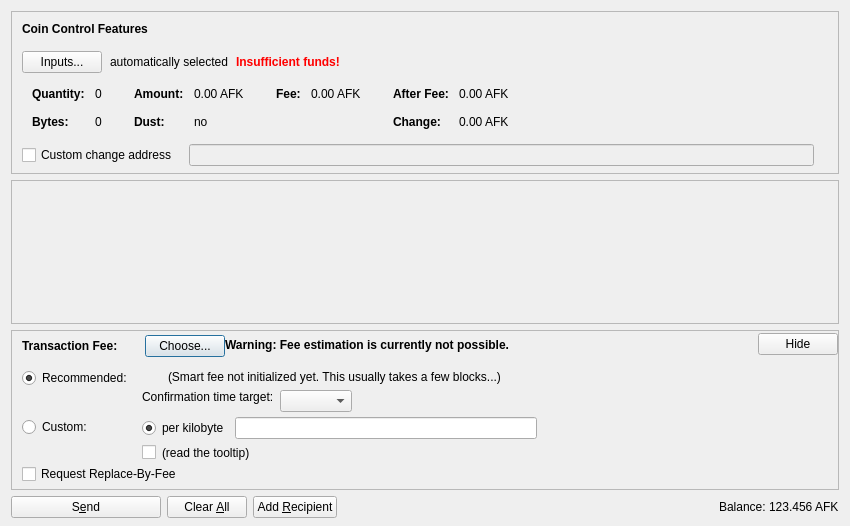
<?xml version="1.0" encoding="UTF-8"?>
<ui version="4.0">
 <class>SendCoinsDialog</class>
 <widget class="QDialog" name="SendCoinsDialog">
  <property name="geometry">
   <rect>
    <x>0</x>
    <y>0</y>
    <width>850</width>
    <height>526</height>
   </rect>
  </property>
  <property name="windowTitle">
   <string>Send Coins</string>
  </property>
  <layout class="QVBoxLayout" name="verticalLayout" stretch="0,1,0,0">
   <property name="bottomMargin">
    <number>8</number>
   </property>
   <item>
    <widget class="QFrame" name="frameCoinControl">
     <property name="sizePolicy">
      <sizepolicy hsizetype="Expanding" vsizetype="Expanding">
       <horstretch>0</horstretch>
       <verstretch>0</verstretch>
      </sizepolicy>
     </property>
     <property name="maximumSize">
      <size>
       <width>16777215</width>
       <height>16777215</height>
      </size>
     </property>
     <property name="frameShape">
      <enum>QFrame::StyledPanel</enum>
     </property>
     <property name="frameShadow">
      <enum>QFrame::Sunken</enum>
     </property>
     <layout class="QVBoxLayout" name="verticalLayoutCoinControl2">
      <property name="spacing">
       <number>0</number>
      </property>
      <property name="leftMargin">
       <number>0</number>
      </property>
      <property name="topMargin">
       <number>0</number>
      </property>
      <property name="rightMargin">
       <number>0</number>
      </property>
      <property name="bottomMargin">
       <number>6</number>
      </property>
      <item>
       <layout class="QVBoxLayout" name="verticalLayoutCoinControl" stretch="0,0,0,0,1">
        <property name="spacing">
         <number>0</number>
        </property>
        <property name="leftMargin">
         <number>10</number>
        </property>
        <property name="topMargin">
         <number>10</number>
        </property>
        <item>
         <layout class="QHBoxLayout" name="horizontalLayoutCoinControl1">
          <property name="bottomMargin">
           <number>15</number>
          </property>
          <item>
           <widget class="QLabel" name="labelCoinControlFeatures">
            <property name="sizePolicy">
             <sizepolicy hsizetype="Preferred" vsizetype="Maximum">
              <horstretch>0</horstretch>
              <verstretch>0</verstretch>
             </sizepolicy>
            </property>
            <property name="font">
             <font>
              <weight>75</weight>
              <bold>true</bold>
             </font>
            </property>
            <property name="styleSheet">
             <string notr="true">font-weight:bold;</string>
            </property>
            <property name="text">
             <string>Coin Control Features</string>
            </property>
           </widget>
          </item>
         </layout>
        </item>
        <item>
         <layout class="QHBoxLayout" name="horizontalLayoutCoinControl2" stretch="0,0,0,0">
          <property name="spacing">
           <number>8</number>
          </property>
          <property name="bottomMargin">
           <number>10</number>
          </property>
          <item>
           <widget class="QPushButton" name="pushButtonCoinControl">
            <property name="styleSheet">
             <string notr="true"/>
            </property>
            <property name="text">
             <string>Inputs...</string>
            </property>
            <property name="autoDefault">
             <bool>false</bool>
            </property>
           </widget>
          </item>
          <item>
           <widget class="QLabel" name="labelCoinControlAutomaticallySelected">
            <property name="text">
             <string>automatically selected</string>
            </property>
            <property name="margin">
             <number>5</number>
            </property>
           </widget>
          </item>
          <item>
           <widget class="QLabel" name="labelCoinControlInsuffFunds">
            <property name="font">
             <font>
              <weight>75</weight>
              <bold>true</bold>
             </font>
            </property>
            <property name="styleSheet">
             <string notr="true">color:red;font-weight:bold;</string>
            </property>
            <property name="text">
             <string>Insufficient funds!</string>
            </property>
            <property name="margin">
             <number>5</number>
            </property>
           </widget>
          </item>
          <item>
           <spacer name="horizontalSpacerCoinControl">
            <property name="orientation">
             <enum>Qt::Horizontal</enum>
            </property>
            <property name="sizeHint" stdset="0">
             <size>
              <width>40</width>
              <height>1</height>
             </size>
            </property>
           </spacer>
          </item>
         </layout>
        </item>
        <item>
         <widget class="QWidget" name="widgetCoinControl" native="true">
          <property name="sizePolicy">
           <sizepolicy hsizetype="Preferred" vsizetype="Preferred">
            <horstretch>0</horstretch>
            <verstretch>0</verstretch>
           </sizepolicy>
          </property>
          <property name="minimumSize">
           <size>
            <width>0</width>
            <height>0</height>
           </size>
          </property>
          <property name="styleSheet">
           <string notr="true"/>
          </property>
          <layout class="QHBoxLayout" name="horizontalLayoutCoinControl5">
           <property name="leftMargin">
            <number>0</number>
           </property>
           <property name="topMargin">
            <number>0</number>
           </property>
           <property name="rightMargin">
            <number>0</number>
           </property>
           <property name="bottomMargin">
            <number>0</number>
           </property>
           <item>
            <layout class="QHBoxLayout" name="horizontalLayoutCoinControl3" stretch="0,0,0,1">
             <property name="spacing">
              <number>20</number>
             </property>
             <property name="topMargin">
              <number>0</number>
             </property>
             <property name="bottomMargin">
              <number>10</number>
             </property>
             <item>
              <layout class="QFormLayout" name="formLayoutCoinControl1">
               <property name="horizontalSpacing">
                <number>10</number>
               </property>
               <property name="verticalSpacing">
                <number>14</number>
               </property>
               <property name="leftMargin">
                <number>10</number>
               </property>
               <property name="topMargin">
                <number>4</number>
               </property>
               <property name="rightMargin">
                <number>6</number>
               </property>
               <item row="0" column="0">
                <widget class="QLabel" name="labelCoinControlQuantityText">
                 <property name="font">
                  <font>
                   <weight>75</weight>
                   <bold>true</bold>
                  </font>
                 </property>
                 <property name="text">
                  <string>Quantity:</string>
                 </property>
                 <property name="margin">
                  <number>0</number>
                 </property>
                </widget>
               </item>
               <item row="0" column="1">
                <widget class="QLabel" name="labelCoinControlQuantity">
                 <property name="cursor">
                  <cursorShape>IBeamCursor</cursorShape>
                 </property>
                 <property name="contextMenuPolicy">
                  <enum>Qt::ActionsContextMenu</enum>
                 </property>
                 <property name="text">
                  <string notr="true">0</string>
                 </property>
                 <property name="margin">
                  <number>0</number>
                 </property>
                 <property name="textInteractionFlags">
                  <set>Qt::LinksAccessibleByMouse|Qt::TextSelectableByKeyboard|Qt::TextSelectableByMouse</set>
                 </property>
                </widget>
               </item>
               <item row="1" column="0">
                <widget class="QLabel" name="labelCoinControlBytesText">
                 <property name="font">
                  <font>
                   <weight>75</weight>
                   <bold>true</bold>
                  </font>
                 </property>
                 <property name="text">
                  <string>Bytes:</string>
                 </property>
                </widget>
               </item>
               <item row="1" column="1">
                <widget class="QLabel" name="labelCoinControlBytes">
                 <property name="cursor">
                  <cursorShape>IBeamCursor</cursorShape>
                 </property>
                 <property name="contextMenuPolicy">
                  <enum>Qt::ActionsContextMenu</enum>
                 </property>
                 <property name="text">
                  <string notr="true">0</string>
                 </property>
                 <property name="textInteractionFlags">
                  <set>Qt::LinksAccessibleByMouse|Qt::TextSelectableByKeyboard|Qt::TextSelectableByMouse</set>
                 </property>
                </widget>
               </item>
              </layout>
             </item>
             <item>
              <layout class="QFormLayout" name="formLayoutCoinControl2">
               <property name="horizontalSpacing">
                <number>10</number>
               </property>
               <property name="verticalSpacing">
                <number>14</number>
               </property>
               <property name="leftMargin">
                <number>6</number>
               </property>
               <property name="topMargin">
                <number>4</number>
               </property>
               <property name="rightMargin">
                <number>6</number>
               </property>
               <item row="0" column="0">
                <widget class="QLabel" name="labelCoinControlAmountText">
                 <property name="font">
                  <font>
                   <weight>75</weight>
                   <bold>true</bold>
                  </font>
                 </property>
                 <property name="text">
                  <string>Amount:</string>
                 </property>
                 <property name="margin">
                  <number>0</number>
                 </property>
                </widget>
               </item>
               <item row="0" column="1">
                <widget class="QLabel" name="labelCoinControlAmount">
                 <property name="cursor">
                  <cursorShape>IBeamCursor</cursorShape>
                 </property>
                 <property name="contextMenuPolicy">
                  <enum>Qt::ActionsContextMenu</enum>
                 </property>
                 <property name="text">
                  <string notr="true">0.00 AFK</string>
                 </property>
                 <property name="textInteractionFlags">
                  <set>Qt::LinksAccessibleByMouse|Qt::TextSelectableByKeyboard|Qt::TextSelectableByMouse</set>
                 </property>
                </widget>
               </item>
               <item row="1" column="0">
                <widget class="QLabel" name="labelCoinControlLowOutputText">
                 <property name="font">
                  <font>
                   <weight>75</weight>
                   <bold>true</bold>
                  </font>
                 </property>
                 <property name="text">
                  <string>Dust:</string>
                 </property>
                </widget>
               </item>
               <item row="1" column="1">
                <widget class="QLabel" name="labelCoinControlLowOutput">
                 <property name="cursor">
                  <cursorShape>IBeamCursor</cursorShape>
                 </property>
                 <property name="contextMenuPolicy">
                  <enum>Qt::ActionsContextMenu</enum>
                 </property>
                 <property name="text">
                  <string notr="true">no</string>
                 </property>
                 <property name="textInteractionFlags">
                  <set>Qt::LinksAccessibleByMouse|Qt::TextSelectableByKeyboard|Qt::TextSelectableByMouse</set>
                 </property>
                </widget>
               </item>
              </layout>
             </item>
             <item>
              <layout class="QFormLayout" name="formLayoutCoinControl3">
               <property name="horizontalSpacing">
                <number>10</number>
               </property>
               <property name="verticalSpacing">
                <number>14</number>
               </property>
               <property name="leftMargin">
                <number>6</number>
               </property>
               <property name="topMargin">
                <number>4</number>
               </property>
               <property name="rightMargin">
                <number>6</number>
               </property>
               <item row="0" column="0">
                <widget class="QLabel" name="labelCoinControlFeeText">
                 <property name="font">
                  <font>
                   <weight>75</weight>
                   <bold>true</bold>
                  </font>
                 </property>
                 <property name="text">
                  <string>Fee:</string>
                 </property>
                 <property name="margin">
                  <number>0</number>
                 </property>
                </widget>
               </item>
               <item row="0" column="1">
                <widget class="QLabel" name="labelCoinControlFee">
                 <property name="cursor">
                  <cursorShape>IBeamCursor</cursorShape>
                 </property>
                 <property name="contextMenuPolicy">
                  <enum>Qt::ActionsContextMenu</enum>
                 </property>
                 <property name="text">
                  <string notr="true">0.00 AFK</string>
                 </property>
                 <property name="textInteractionFlags">
                  <set>Qt::LinksAccessibleByMouse|Qt::TextSelectableByKeyboard|Qt::TextSelectableByMouse</set>
                 </property>
                </widget>
               </item>
              </layout>
             </item>
             <item>
              <layout class="QFormLayout" name="formLayoutCoinControl4">
               <property name="horizontalSpacing">
                <number>10</number>
               </property>
               <property name="verticalSpacing">
                <number>14</number>
               </property>
               <property name="leftMargin">
                <number>6</number>
               </property>
               <property name="topMargin">
                <number>4</number>
               </property>
               <property name="rightMargin">
                <number>6</number>
               </property>
               <item row="0" column="0">
                <widget class="QLabel" name="labelCoinControlAfterFeeText">
                 <property name="font">
                  <font>
                   <weight>75</weight>
                   <bold>true</bold>
                  </font>
                 </property>
                 <property name="text">
                  <string>After Fee:</string>
                 </property>
                 <property name="margin">
                  <number>0</number>
                 </property>
                </widget>
               </item>
               <item row="0" column="1">
                <widget class="QLabel" name="labelCoinControlAfterFee">
                 <property name="cursor">
                  <cursorShape>IBeamCursor</cursorShape>
                 </property>
                 <property name="contextMenuPolicy">
                  <enum>Qt::ActionsContextMenu</enum>
                 </property>
                 <property name="text">
                  <string notr="true">0.00 AFK</string>
                 </property>
                 <property name="textInteractionFlags">
                  <set>Qt::LinksAccessibleByMouse|Qt::TextSelectableByKeyboard|Qt::TextSelectableByMouse</set>
                 </property>
                </widget>
               </item>
               <item row="1" column="0">
                <widget class="QLabel" name="labelCoinControlChangeText">
                 <property name="font">
                  <font>
                   <weight>75</weight>
                   <bold>true</bold>
                  </font>
                 </property>
                 <property name="text">
                  <string>Change:</string>
                 </property>
                </widget>
               </item>
               <item row="1" column="1">
                <widget class="QLabel" name="labelCoinControlChange">
                 <property name="cursor">
                  <cursorShape>IBeamCursor</cursorShape>
                 </property>
                 <property name="contextMenuPolicy">
                  <enum>Qt::ActionsContextMenu</enum>
                 </property>
                 <property name="text">
                  <string notr="true">0.00 AFK</string>
                 </property>
                 <property name="textInteractionFlags">
                  <set>Qt::LinksAccessibleByMouse|Qt::TextSelectableByKeyboard|Qt::TextSelectableByMouse</set>
                 </property>
                </widget>
               </item>
              </layout>
             </item>
            </layout>
           </item>
          </layout>
         </widget>
        </item>
        <item>
         <layout class="QHBoxLayout" name="horizontalLayoutCoinControl4" stretch="0,0,0">
          <property name="spacing">
           <number>12</number>
          </property>
          <property name="sizeConstraint">
           <enum>QLayout::SetDefaultConstraint</enum>
          </property>
          <property name="topMargin">
           <number>5</number>
          </property>
          <property name="rightMargin">
           <number>5</number>
          </property>
          <item>
           <widget class="QCheckBox" name="checkBoxCoinControlChange">
            <property name="toolTip">
             <string>If this is activated, but the change address is empty or invalid, change will be sent to a newly generated address.</string>
            </property>
            <property name="text">
             <string>Custom change address</string>
            </property>
           </widget>
          </item>
          <item>
           <widget class="QValidatedLineEdit" name="lineEditCoinControlChange">
            <property name="enabled">
             <bool>false</bool>
            </property>
            <property name="sizePolicy">
             <sizepolicy hsizetype="Expanding" vsizetype="Fixed">
              <horstretch>0</horstretch>
              <verstretch>0</verstretch>
             </sizepolicy>
            </property>
           </widget>
          </item>
          <item>
           <widget class="QLabel" name="labelCoinControlChangeLabel">
            <property name="sizePolicy">
             <sizepolicy hsizetype="Preferred" vsizetype="Expanding">
              <horstretch>0</horstretch>
              <verstretch>0</verstretch>
             </sizepolicy>
            </property>
            <property name="minimumSize">
             <size>
              <width>0</width>
              <height>0</height>
             </size>
            </property>
            <property name="text">
             <string/>
            </property>
            <property name="margin">
             <number>3</number>
            </property>
           </widget>
          </item>
         </layout>
        </item>
        <item>
         <spacer name="verticalSpacerCoinControl">
          <property name="orientation">
           <enum>Qt::Vertical</enum>
          </property>
          <property name="sizeHint" stdset="0">
           <size>
            <width>800</width>
            <height>1</height>
           </size>
          </property>
         </spacer>
        </item>
       </layout>
      </item>
     </layout>
    </widget>
   </item>
   <item>
    <widget class="QScrollArea" name="scrollArea">
     <property name="widgetResizable">
      <bool>true</bool>
     </property>
     <widget class="QWidget" name="scrollAreaWidgetContents">
      <property name="geometry">
       <rect>
        <x>0</x>
        <y>0</y>
        <width>830</width>
        <height>104</height>
       </rect>
      </property>
      <layout class="QVBoxLayout" name="verticalLayout_2" stretch="0,1">
       <property name="leftMargin">
        <number>0</number>
       </property>
       <property name="topMargin">
        <number>0</number>
       </property>
       <property name="rightMargin">
        <number>0</number>
       </property>
       <property name="bottomMargin">
        <number>0</number>
       </property>
       <item>
        <layout class="QVBoxLayout" name="entries">
         <property name="spacing">
          <number>6</number>
         </property>
        </layout>
       </item>
       <item>
        <spacer name="verticalSpacer">
         <property name="orientation">
          <enum>Qt::Vertical</enum>
         </property>
         <property name="sizeHint" stdset="0">
          <size>
           <width>20</width>
           <height>40</height>
          </size>
         </property>
        </spacer>
       </item>
      </layout>
     </widget>
    </widget>
   </item>
   <item>
    <widget class="QFrame" name="frameFee">
     <property name="sizePolicy">
      <sizepolicy hsizetype="Expanding" vsizetype="Expanding">
       <horstretch>0</horstretch>
       <verstretch>0</verstretch>
      </sizepolicy>
     </property>
     <property name="maximumSize">
      <size>
       <width>16777215</width>
       <height>16777215</height>
      </size>
     </property>
     <property name="frameShape">
      <enum>QFrame::StyledPanel</enum>
     </property>
     <property name="frameShadow">
      <enum>QFrame::Sunken</enum>
     </property>
     <layout class="QVBoxLayout" name="verticalLayoutFee1">
      <property name="spacing">
       <number>0</number>
      </property>
      <property name="leftMargin">
       <number>0</number>
      </property>
      <property name="topMargin">
       <number>0</number>
      </property>
      <property name="rightMargin">
       <number>0</number>
      </property>
      <property name="bottomMargin">
       <number>0</number>
      </property>
      <item>
       <layout class="QVBoxLayout" name="verticalLayoutFee2" stretch="0,0,0">
        <property name="spacing">
         <number>0</number>
        </property>
        <property name="leftMargin">
         <number>10</number>
        </property>
        <property name="topMargin">
         <number>0</number>
        </property>
        <item>
         <layout class="QHBoxLayout" name="horizontalLayoutFee1">
          <property name="bottomMargin">
           <number>0</number>
          </property>
          <item>
           <layout class="QVBoxLayout" name="verticalLayoutFee7">
            <property name="spacing">
             <number>0</number>
            </property>
            <item>
             <spacer name="verticalSpacerSmartFee">
              <property name="orientation">
               <enum>Qt::Vertical</enum>
              </property>
              <property name="sizeType">
               <enum>QSizePolicy::Fixed</enum>
              </property>
              <property name="sizeHint" stdset="0">
               <size>
                <width>1</width>
                <height>4</height>
               </size>
              </property>
             </spacer>
            </item>
            <item>
             <layout class="QHBoxLayout" name="horizontalLayoutSmartFee">
              <property name="spacing">
               <number>10</number>
              </property>
              <item>
               <widget class="QLabel" name="labelFeeHeadline">
                <property name="sizePolicy">
                 <sizepolicy hsizetype="Preferred" vsizetype="Maximum">
                  <horstretch>0</horstretch>
                  <verstretch>0</verstretch>
                 </sizepolicy>
                </property>
                <property name="font">
                 <font>
                  <weight>75</weight>
                  <bold>true</bold>
                 </font>
                </property>
                <property name="styleSheet">
                 <string notr="true">font-weight:bold;</string>
                </property>
                <property name="text">
                 <string>Transaction Fee:</string>
                </property>
               </widget>
              </item>
              <item>
               <widget class="QLabel" name="labelFeeMinimized">
                <property name="text">
                 <string/>
                </property>
               </widget>
              </item>
              <item>
               <widget class="QPushButton" name="buttonChooseFee">
                <property name="text">
                 <string>Choose...</string>
                </property>
               </widget>
              </item>
             </layout>
            </item>
            <item>
             <spacer name="verticalSpacer_5">
              <property name="orientation">
               <enum>Qt::Vertical</enum>
              </property>
              <property name="sizeHint" stdset="0">
               <size>
                <width>1</width>
                <height>1</height>
               </size>
              </property>
             </spacer>
            </item>
           </layout>
          </item>
          <item>
           <widget class="QLabel" name="fallbackFeeWarningLabel">
            <property name="toolTip">
             <string>Using the fallbackfee can result in sending a transaction that will take several hours or days (or never) to confirm. Consider choosing your fee manually or wait until you have validated the complete chain.</string>
            </property>
            <property name="font">
            <font>
                <weight>75</weight>
                <bold>true</bold>
            </font>
            </property>
            <property name="text">
             <string>Warning: Fee estimation is currently not possible.</string>
            </property>
            <property name="wordWrap">
             <bool>false</bool>
            </property>
           </widget>
          </item>
          <item>
           <spacer name="horizontalSpacer_4">
            <property name="orientation">
             <enum>Qt::Horizontal</enum>
            </property>
            <property name="sizeType">
             <enum>QSizePolicy::MinimumExpanding</enum>
            </property>
            <property name="sizeHint" stdset="0">
             <size>
              <width>40</width>
              <height>20</height>
             </size>
            </property>
           </spacer>
          </item>
          <item>
           <widget class="QPushButton" name="buttonMinimizeFee">
            <property name="toolTip">
             <string>collapse fee-settings</string>
            </property>
            <property name="text">
             <string>Hide</string>
            </property>
           </widget>
          </item>
         </layout>
        </item>
        <item>
         <widget class="QFrame" name="frameFeeSelection">
          <layout class="QVBoxLayout" name="verticalLayoutFee12">
           <property name="spacing">
            <number>0</number>
           </property>
           <property name="leftMargin">
            <number>0</number>
           </property>
           <property name="topMargin">
            <number>0</number>
           </property>
           <property name="rightMargin">
            <number>0</number>
           </property>
           <property name="bottomMargin">
            <number>0</number>
           </property>
           <item>
            <layout class="QGridLayout" name="gridLayoutFee">
             <property name="topMargin">
              <number>10</number>
             </property>
             <property name="bottomMargin">
              <number>4</number>
             </property>
             <property name="horizontalSpacing">
              <number>10</number>
             </property>
             <property name="verticalSpacing">
              <number>4</number>
             </property>
             <item row="1" column="1">
              <layout class="QVBoxLayout" name="verticalLayoutFee8">
               <property name="spacing">
                <number>6</number>
               </property>
               <item>
                <layout class="QHBoxLayout" name="horizontalLayoutFee13">
                 <item>
                  <widget class="QRadioButton" name="radioCustomPerKilobyte">
                   <property name="toolTip">
                    <string>If the custom fee is set to 1000 satoshis and the transaction is only 250 bytes, then &quot;per kilobyte&quot; only pays 250 satoshis in fee, while &quot;total at least&quot; pays 1000 satoshis. For transactions bigger than a kilobyte both pay by kilobyte.</string>
                   </property>
                   <property name="text">
                    <string>per kilobyte</string>
                   </property>
                   <property name="checked">
                    <bool>true</bool>
                   </property>
                   <attribute name="buttonGroup">
                    <string notr="true">groupCustomFee</string>
                   </attribute>
                  </widget>
                 </item>
                 <item>
                  <widget class="BitcoinAmountField" name="customFee"/>
                 </item>
                 <item>
                  <spacer name="horizontalSpacer_6">
                   <property name="orientation">
                    <enum>Qt::Horizontal</enum>
                   </property>
                   <property name="sizeHint" stdset="0">
                    <size>
                     <width>1</width>
                     <height>1</height>
                    </size>
                   </property>
                  </spacer>
                 </item>
                </layout>
               </item>
               <item>
                <layout class="QHBoxLayout" name="horizontalLayoutFee8">
                 <item>
                  <widget class="QCheckBox" name="checkBoxMinimumFee">
                   <property name="toolTip">
                    <string>Paying only the minimum fee is just fine as long as there is less transaction volume than space in the blocks. But be aware that this can end up in a never confirming transaction once there is more demand for afkcoin transactions than the network can process.</string>
                   </property>
                   <property name="text">
                    <string/>
                   </property>
                  </widget>
                 </item>
                 <item>
                  <widget class="QLabel" name="labelMinFeeWarning">
                   <property name="enabled">
                    <bool>true</bool>
                   </property>
                   <property name="toolTip">
                    <string>Paying only the minimum fee is just fine as long as there is less transaction volume than space in the blocks. But be aware that this can end up in a never confirming transaction once there is more demand for afkcoin transactions than the network can process.</string>
                   </property>
                   <property name="text">
                    <string>(read the tooltip)</string>
                   </property>
                   <property name="margin">
                    <number>5</number>
                   </property>
                  </widget>
                 </item>
                 <item>
                  <spacer name="horizontalSpacer_2">
                   <property name="orientation">
                    <enum>Qt::Horizontal</enum>
                   </property>
                   <property name="sizeHint" stdset="0">
                    <size>
                     <width>1</width>
                     <height>1</height>
                    </size>
                   </property>
                  </spacer>
                 </item>
                </layout>
               </item>
              </layout>
             </item>
             <item row="0" column="0">
              <layout class="QVBoxLayout" name="verticalLayoutFee4" stretch="0,1">
               <item>
                <widget class="QRadioButton" name="radioSmartFee">
                 <property name="text">
                  <string>Recommended:</string>
                 </property>
                 <property name="checked">
                  <bool>true</bool>
                 </property>
                 <attribute name="buttonGroup">
                  <string notr="true">groupFee</string>
                 </attribute>
                </widget>
               </item>
               <item>
                <spacer name="verticalSpacer_2">
                 <property name="orientation">
                  <enum>Qt::Vertical</enum>
                 </property>
                 <property name="sizeHint" stdset="0">
                  <size>
                   <width>1</width>
                   <height>1</height>
                  </size>
                 </property>
                </spacer>
               </item>
              </layout>
             </item>
             <item row="1" column="0">
              <layout class="QVBoxLayout" name="verticalLayoutFee9" stretch="0,1">
               <item>
                <widget class="QRadioButton" name="radioCustomFee">
                 <property name="text">
                  <string>Custom:</string>
                 </property>
                 <attribute name="buttonGroup">
                  <string notr="true">groupFee</string>
                 </attribute>
                </widget>
               </item>
               <item>
                <spacer name="verticalSpacer_6">
                 <property name="orientation">
                  <enum>Qt::Vertical</enum>
                 </property>
                 <property name="sizeHint" stdset="0">
                  <size>
                   <width>1</width>
                   <height>1</height>
                  </size>
                 </property>
                </spacer>
               </item>
              </layout>
             </item>
             <item row="0" column="1">
              <layout class="QVBoxLayout" name="verticalLayoutFee3" stretch="0,0,1">
               <property name="spacing">
                <number>6</number>
               </property>
               <property name="topMargin">
                <number>2</number>
               </property>
               <item>
                <layout class="QHBoxLayout" name="horizontalLayoutFee12">
                 <item>
                  <widget class="QLabel" name="labelSmartFee">
                   <property name="text">
                    <string/>
                   </property>
                   <property name="margin">
                    <number>2</number>
                   </property>
                  </widget>
                 </item>
                 <item>
                  <widget class="QLabel" name="labelFeeEstimation">
                   <property name="text">
                    <string/>
                   </property>
                  </widget>
                 </item>
                 <item>
                  <widget class="QLabel" name="labelSmartFee2">
                   <property name="text">
                    <string>(Smart fee not initialized yet. This usually takes a few blocks...)</string>
                   </property>
                   <property name="margin">
                    <number>2</number>
                   </property>
                  </widget>
                 </item>
                 <item>
                  <spacer name="horizontalSpacer_5">
                   <property name="orientation">
                    <enum>Qt::Horizontal</enum>
                   </property>
                   <property name="sizeHint" stdset="0">
                    <size>
                     <width>1</width>
                     <height>1</height>
                    </size>
                   </property>
                  </spacer>
                 </item>
                </layout>
               </item>
               <item>
                <layout class="QHBoxLayout" name="horizontalLayoutFee9">
                 <item>
                  <layout class="QVBoxLayout" name="verticalLayoutFee6">
                   <item>
                    <widget class="QLabel" name="labelSmartFee3">
                     <property name="text">
                      <string>Confirmation time target:</string>
                     </property>
                     <property name="margin">
                      <number>2</number>
                     </property>
                    </widget>
                   </item>
                   <item>
                    <spacer name="verticalSpacer_3">
                     <property name="orientation">
                      <enum>Qt::Vertical</enum>
                     </property>
                     <property name="sizeHint" stdset="0">
                      <size>
                       <width>1</width>
                       <height>1</height>
                      </size>
                     </property>
                    </spacer>
                   </item>
                  </layout>
                 </item>
                 <item>
                  <layout class="QVBoxLayout" name="verticalLayoutFee5">
                   <property name="rightMargin">
                    <number>30</number>
                   </property>
                   <item>
                    <layout class="QHBoxLayout" name="horizontalLayoutConfTarget">
                     <property name="bottomMargin">
                      <number>0</number>
                     </property>
                     <item>
                      <widget class="QComboBox" name="confTargetSelector"/>
                     </item>
                     <item>
                      <spacer name="horizontalSpacerConfTarget">
                       <property name="orientation">
                        <enum>Qt::Horizontal</enum>
                       </property>
                       <property name="sizeHint" stdset="0">
                        <size>
                         <width>40</width>
                         <height>20</height>
                        </size>
                       </property>
                      </spacer>
                     </item>
                    </layout>
                   </item>
                  </layout>
                 </item>
                </layout>
               </item>
               <item>
                <spacer name="verticalSpacer_4">
                 <property name="orientation">
                  <enum>Qt::Vertical</enum>
                 </property>
                 <property name="sizeHint" stdset="0">
                  <size>
                   <width>1</width>
                   <height>1</height>
                  </size>
                 </property>
                </spacer>
               </item>
              </layout>
             </item>
            </layout>
           </item>
           <item>
            <widget class="QCheckBox" name="optInRBF">
             <property name="text">
              <string>Request Replace-By-Fee</string>
             </property>
             <property name="toolTip">
              <string>Indicates that the sender may wish to replace this transaction with a new one paying higher fees (prior to being confirmed).</string>
             </property>
            </widget>
           </item>
          </layout>
         </widget>
        </item>
        <item>
         <spacer name="verticalSpacerFee">
          <property name="orientation">
           <enum>Qt::Vertical</enum>
          </property>
          <property name="sizeHint" stdset="0">
           <size>
            <width>40</width>
            <height>5</height>
           </size>
          </property>
         </spacer>
        </item>
       </layout>
      </item>
     </layout>
    </widget>
   </item>
   <item>
    <layout class="QHBoxLayout" name="horizontalLayout">
     <item>
      <widget class="QPushButton" name="sendButton">
       <property name="minimumSize">
        <size>
         <width>150</width>
         <height>0</height>
        </size>
       </property>
       <property name="toolTip">
        <string>Confirm the send action</string>
       </property>
       <property name="text">
        <string>S&amp;end</string>
       </property>
       <property name="icon">
        <iconset resource="../bitcoin.qrc">
         <normaloff>:/icons/send</normaloff>:/icons/send</iconset>
       </property>
       <property name="autoDefault">
        <bool>false</bool>
       </property>
       <property name="default">
        <bool>false</bool>
       </property>
      </widget>
     </item>
     <item>
      <widget class="QPushButton" name="clearButton">
       <property name="sizePolicy">
        <sizepolicy hsizetype="Minimum" vsizetype="Fixed">
         <horstretch>0</horstretch>
         <verstretch>0</verstretch>
        </sizepolicy>
       </property>
       <property name="toolTip">
        <string>Clear all fields of the form.</string>
       </property>
       <property name="text">
        <string>Clear &amp;All</string>
       </property>
       <property name="icon">
        <iconset resource="../bitcoin.qrc">
         <normaloff>:/icons/remove</normaloff>:/icons/remove</iconset>
       </property>
       <property name="autoDefault">
        <bool>false</bool>
       </property>
      </widget>
     </item>
     <item>
      <widget class="QPushButton" name="addButton">
       <property name="toolTip">
        <string>Send to multiple recipients at once</string>
       </property>
       <property name="text">
        <string>Add &amp;Recipient</string>
       </property>
       <property name="icon">
        <iconset resource="../bitcoin.qrc">
         <normaloff>:/icons/add</normaloff>:/icons/add</iconset>
       </property>
       <property name="autoDefault">
        <bool>false</bool>
       </property>
      </widget>
     </item>
     <item>
      <spacer name="horizontalSpacer">
       <property name="orientation">
        <enum>Qt::Horizontal</enum>
       </property>
       <property name="sizeHint" stdset="0">
        <size>
         <width>40</width>
         <height>20</height>
        </size>
       </property>
      </spacer>
     </item>
     <item>
      <layout class="QHBoxLayout" name="horizontalLayout_2">
       <property name="spacing">
        <number>3</number>
       </property>
       <item>
        <widget class="QLabel" name="label">
         <property name="sizePolicy">
          <sizepolicy hsizetype="Preferred" vsizetype="Fixed">
           <horstretch>0</horstretch>
           <verstretch>0</verstretch>
          </sizepolicy>
         </property>
         <property name="text">
          <string>Balance:</string>
         </property>
        </widget>
       </item>
       <item>
        <widget class="QLabel" name="labelBalance">
         <property name="sizePolicy">
          <sizepolicy hsizetype="Preferred" vsizetype="Fixed">
           <horstretch>0</horstretch>
           <verstretch>0</verstretch>
          </sizepolicy>
         </property>
         <property name="cursor">
          <cursorShape>IBeamCursor</cursorShape>
         </property>
         <property name="text">
          <string notr="true">123.456 AFK</string>
         </property>
         <property name="textInteractionFlags">
          <set>Qt::LinksAccessibleByMouse|Qt::TextSelectableByKeyboard|Qt::TextSelectableByMouse</set>
         </property>
        </widget>
       </item>
      </layout>
     </item>
    </layout>
   </item>
  </layout>
 </widget>
 <customwidgets>
  <customwidget>
   <class>QValidatedLineEdit</class>
   <extends>QLineEdit</extends>
   <header>qvalidatedlineedit.h</header>
  </customwidget>
  <customwidget>
   <class>BitcoinAmountField</class>
   <extends>QLineEdit</extends>
   <header>bitcoinamountfield.h</header>
   <container>1</container>
  </customwidget>
 </customwidgets>
 <resources>
  <include location="../bitcoin.qrc"/>
 </resources>
 <connections/>
 <buttongroups>
  <buttongroup name="groupFee"/>
  <buttongroup name="groupCustomFee"/>
 </buttongroups>
</ui>
